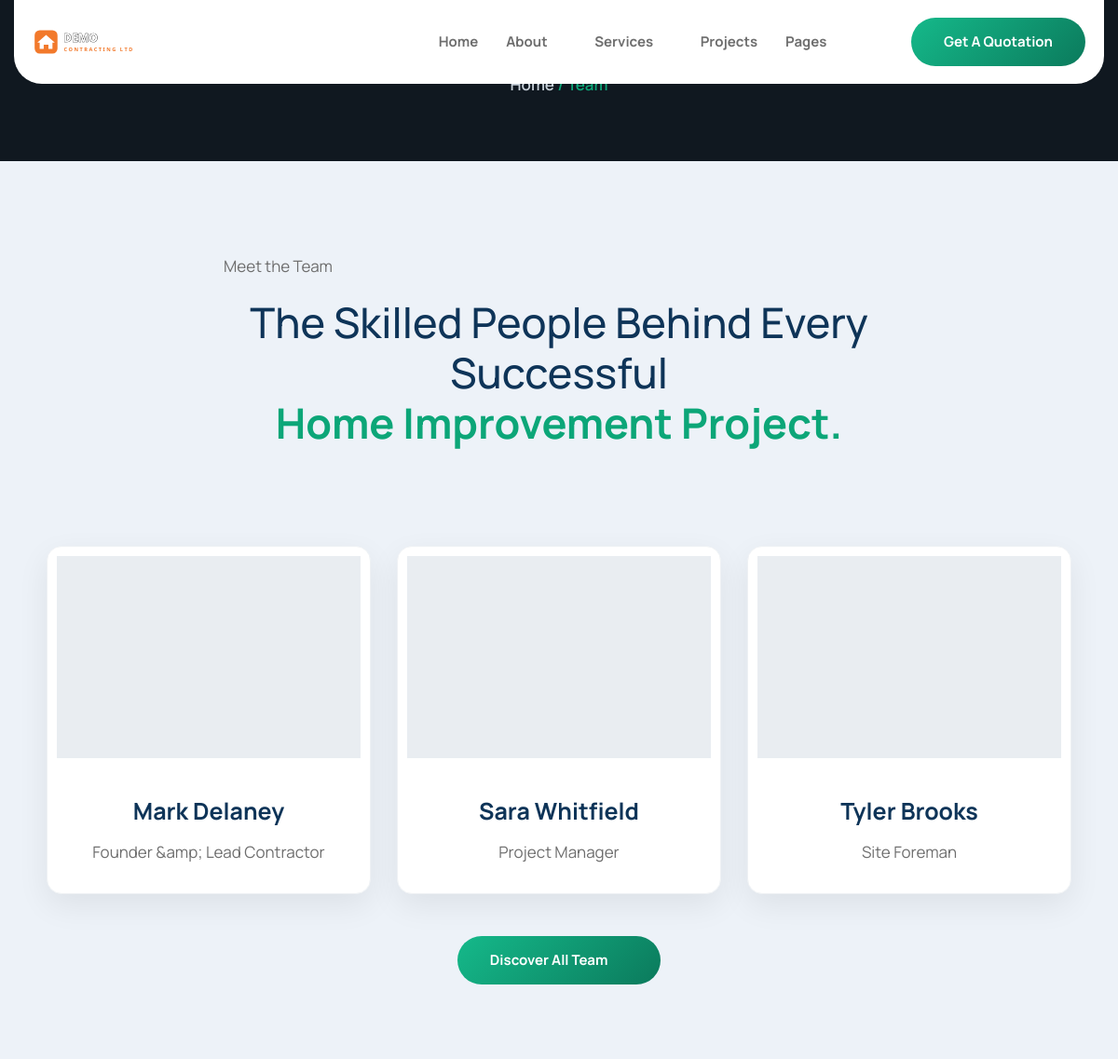
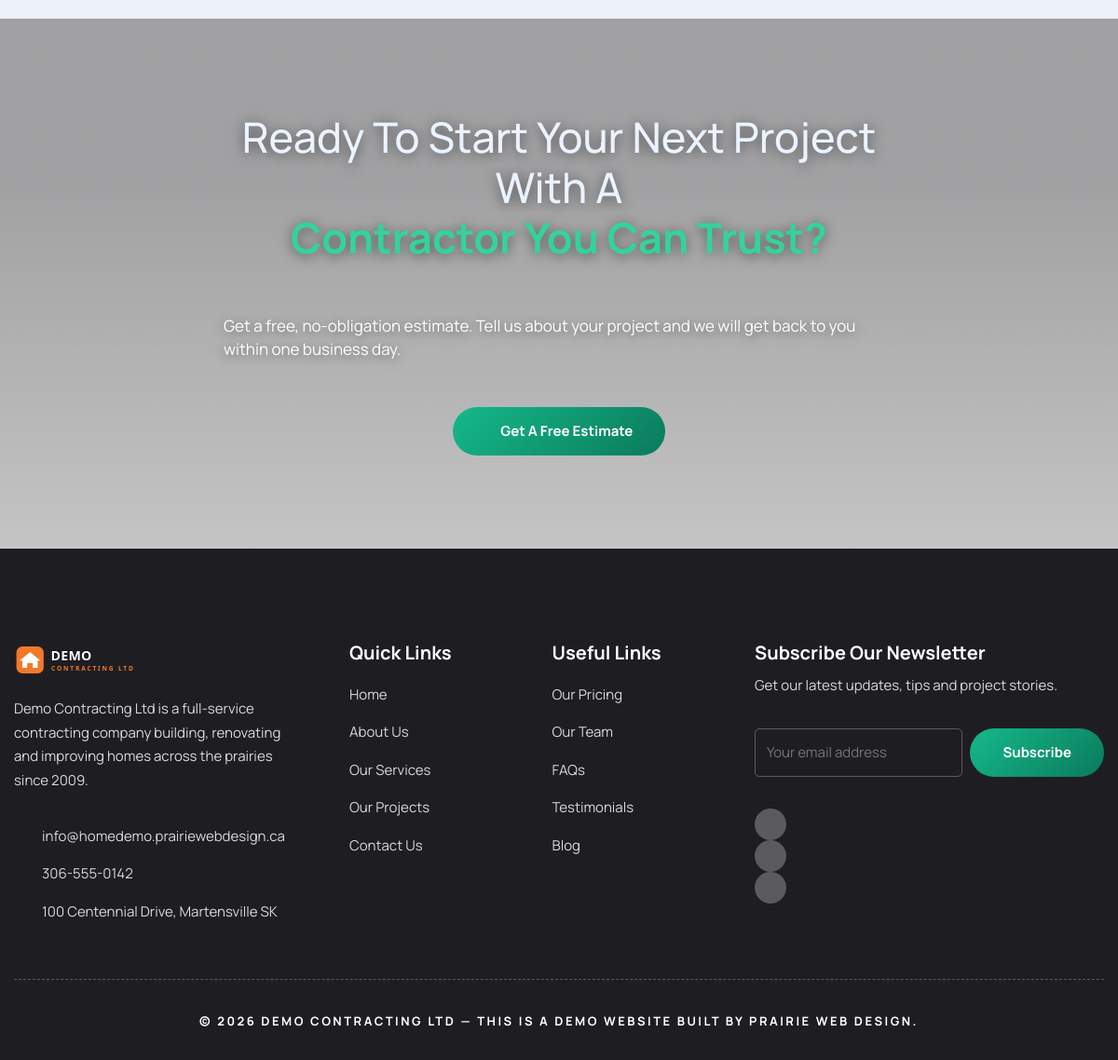
The app's page /team with its own data (2 pictures, top to bottom).
### tables this page shows
CREATE TABLE IF NOT EXISTS content_blocks (
    id         INT UNSIGNED NOT NULL AUTO_INCREMENT,
    block_key  VARCHAR(64)  NOT NULL,
    label      VARCHAR(128) NOT NULL DEFAULT '',
    eyebrow    VARCHAR(191) NULL,
    heading    TEXT         NULL,
    body       TEXT         NULL,
    image      VARCHAR(255) NULL,
    image2     VARCHAR(255) NULL,
    extra      TEXT         NULL,
    bg_image   VARCHAR(255) NULL,
    PRIMARY KEY (id),
    UNIQUE KEY uq_block_key (block_key)
);

CREATE TABLE IF NOT EXISTS items (
    id         INT UNSIGNED NOT NULL AUTO_INCREMENT,
    section    VARCHAR(48)  NOT NULL,
    title      VARCHAR(191) NULL,
    subtitle   VARCHAR(191) NULL,
    body       TEXT         NULL,
    image      VARCHAR(255) NULL,
    icon       VARCHAR(128) NULL,
    value      VARCHAR(128) NULL,
    url        VARCHAR(255) NULL,
    sort_order INT          NOT NULL DEFAULT 0,
    is_active  TINYINT(1)   NOT NULL DEFAULT 1,
    PRIMARY KEY (id),
    KEY idx_section_sort (section, sort_order)
);

### app/views/team.php (called while the page is built, shortened)
<?php
$seo_opts = ['title' => 'Our Team', 'description' => 'Meet the crew behind ' . setting('site_name', SITE_NAME) . '.', 'path' => 'team'];
require __DIR__ . '/partials/header.php';
require __DIR__ . '/partials/breadcrumb.php';
require __DIR__ . '/sections/team.php';
require __DIR__ . '/sections/cta_banner.php';
require __DIR__ . '/partials/footer.php';

### public/index.php (called while the page is built, shortened)
<?php
require_once __DIR__ . '/../app/helpers.php';
$path = parse_url($_SERVER['REQUEST_URI'] ?? '/', PHP_URL_PATH) ?? '/';
$path = trim(rawurldecode($path), '/');
$segments = $path === '' ? [] : explode('/', $path);
$head = $segments[0] ?? '';
$route_id   = null;
$route_slug = null;
switch ($head) {
    case 'team':
        $view = 'team';
        break;
}
render_view($view, ['route_id' => $route_id, 'route_slug' => $route_slug]);

### app/db.php (called while the page is built, shortened)
<?php
function db(): PDO
{
    static $pdo = null;
    if ($pdo instanceof PDO) {
        return $pdo;
    }
    $dsn = 'mysql:host=' . DB_HOST . ';dbname=' . DB_NAME . ';charset=' . DB_CHARSET;
    try {
        $pdo = new PDO($dsn, DB_USER, DB_PASS, [
            PDO::ATTR_ERRMODE            => PDO::ERRMODE_EXCEPTION,
            PDO::ATTR_DEFAULT_FETCH_MODE => PDO::FETCH_ASSOC,
            PDO::ATTR_EMULATE_PREPARES   => false,
        ]);
    } catch (PDOException $e) {
        http_response_code(500);
        if (ini_get('display_errors')) {
            echo 'Database connection failed: ' . htmlspecialchars($e->getMessage());
        } else {
            echo 'The site is temporarily unavailable. Please try again shortly.';
        }
        exit;
    }
    return $pdo;
}

### app/views/sections/team.php (the view, shortened to what this page needs)
<?php
$b       = block('team');
$members = items('team');
?>
<div class="elementor-element elementor-element-5f631e94 e-flex e-con-boxed e-con e-parent ltk-editable" data-settings="{&quot;background_background&quot;:&quot;classic&quot;}">
  <div class="e-con-inner">
    <div class="elementor-element elementor-element-1ade0690 e-con-full e-flex e-con e-child">
      <div class="elementor-element elementor-element-8b5e76 e-flex e-con-boxed e-con e-child">
        <div class="e-con-inner">
          <?= ekit_eyebrow($b['eyebrow']) ?>
          <?= ekit_heading($b['heading'], 'center') ?>
        </div>
      </div>
    </div>
    <div class="elementor-element elementor-element-718f7bbf e-con-full e-flex e-con e-child">
      <?php foreach ($members as $i => $row): $social = $row['url'] ?: '#'; ?>
      <div class="elementor-element e-con-full e-flex e-con e-child animated fadeInUp" data-settings="{&quot;animation&quot;:&quot;fadeInUp&quot;,&quot;animation_delay&quot;:<?= $i * 200 ?>}">
        <div class="elementor-element elementor-widget elementor-widget-elementskit-team" data-widget_type="elementskit-team.default">
          <div class="elementor-widget-container">
            <div class="ekit-wid-con">
              <div class="profile-image-card elementor-animation- ekit-team-img ekit-team-style-overlay text-center">
                <img decoding="async" src="<?= e(img($row['image'])) ?>" title="<?= e($row['title']) ?>" alt="<?= e($row['title']) ?>" loading="lazy">
              </div>
            </div>
          </div>
        </div>
        <div class="elementor-element elementor-widget elementor-widget-icon-box" data-widget_type="icon-box.default">
          <div class="elementor-widget-container"><div class="elementor-icon-box-wrapper"><div class="elementor-icon-box-content">
            <h4 class="elementor-icon-box-title"><span><?= $row['title'] ?></span></h4>
            <p class="elementor-icon-box-description"><?= e($row['subtitle']) ?></p>
          </div></div></div>
        </div>
      </div>
      <?php endforeach; ?>
    </div>
    <div class="elementor-element elementor-element-b63c942 elementor-widget__width-auto elementor-align-center elementor-widget elementor-widget-button" data-widget_type="button.default">
      <div class="elementor-widget-container"><div class="elementor-button-wrapper">
        <a class="elementor-button elementor-button-link elementor-size-sm elementor-animation-float" href="<?= url('about') ?>">
          <span class="elementor-button-content-wrapper"><span class="elementor-button-icon"><i aria-hidden="true" class="icon icon-arrow-right"></i></span><span class="elementor-button-text">Discover All Team</span></span>
        </a>
      </div></div>
    </div>
  </div>
</div>

### app/helpers.php (shortened to what this page needs)
<?php
function e($v): string
{
    return htmlspecialchars((string) $v, ENT_QUOTES, 'UTF-8');
}
function url(string $path = ''): string
{
    $path = ltrim($path, '/');
    return '/' . $path;
}
function img(?string $path, string $fallback = ''): string
{
    $path = trim((string) $path);
    if ($path === '') {
        $path = $fallback;
    }
    if ($path === '') {
        return IMG_PLACEHOLDER;
    }
    return ltrim($path, '/');
}
function settings(): array
{
    static $cache = null;
    if ($cache !== null) {
        return $cache;
    }
    $cache = [];
    try {
        foreach (db()->query('SELECT setting_key, setting_value FROM settings') as $r) {
            $cache[$r['setting_key']] = $r['setting_value'];
        }
    } catch (Throwable $e) {
        $cache = [];
    }
    return $cache;
}
function setting(string $key, string $default = ''): string
{
    $all = settings();
    $val = $all[$key] ?? '';
    return ($val === '' || $val === null) ? $default : $val;
}
function block(string $key): array
{
    static $cache = [];
    $stmt = db()->prepare('SELECT * FROM content_blocks WHERE block_key = ? LIMIT 1');
    $stmt->execute([$key]);
    $row = $stmt->fetch() ?: [];
    $defaults = ['block_key' => $key, 'label' => '', 'eyebrow' => '', 'heading' => '',
        'body' => '', 'image' => '', 'image2' => '', 'extra' => '', 'bg_image' => ''];
    return $cache[$key] = array_merge($defaults, $row);
}
function items(string $section, bool $only_active = true): array
{
    static $cache = [];
    $ck = $section . ($only_active ? ':1' : ':0');
    $sql = 'SELECT * FROM items WHERE section = ?';
    if ($only_active) {
        $sql .= ' AND is_active = 1';
    }
    $sql .= ' ORDER BY sort_order ASC, id ASC';
    $stmt = db()->prepare($sql);
    $stmt->execute([$section]);
    return $cache[$ck] = $stmt->fetchAll();
}
function ekit_eyebrow(string $text): string
{
    return '<div class="elementor-element elementor-icon-list--layout-traditional elementor-widget elementor-widget-icon-list ltk-eyebrow" data-widget_type="icon-list.default">'
        . '<div class="elementor-widget-container"><ul class="elementor-icon-list-items"><li class="elementor-icon-list-item">'
        . '<span class="elementor-icon-list-text">' . e($text) . '</span></li></ul></div></div>';
}
function ekit_heading(string $heading_html, string $align = 'left'): string
{
    $align = $align === 'center' ? 'text_center' : 'text_left';
    return '<div class="elementor-element elementor-widget elementor-widget-elementskit-heading" data-widget_type="elementskit-heading.default">'
        . '<div class="elementor-widget-container"><div class="ekit-wid-con"><div class="ekit-heading elementskit-section-title-wraper ' . $align . '">'
        . '<h2 class="ekit-heading--title elementskit-section-title ">' . $heading_html . '</h2></div></div></div></div>';
}
function render_view(string $name, array $vars = []): void
{
    extract($vars, EXTR_SKIP);
    $file = __DIR__ . '/views/' . $name . '.php';
    require $file;
}

### app/views/sections/cta_banner.php (shortened to what this page needs)
<?php
$b     = block('cta_banner');
$label = $b['extra'] !== '' ? $b['extra'] : 'Contact Us';
$bg    = $b['bg_image'] !== '' ? img($b['bg_image']) : '';
$style = ' style="background-image:' . ($bg !== '' ? "url('" . e($bg) . "')" : 'none') . '"';
?>
<div class="elementor-element elementor-element-276b2e3b e-flex e-con-boxed e-con e-parent ltk-editable" data-settings="{&quot;background_background&quot;:&quot;classic&quot;}"<?= $style ?>>
  <div class="e-con-inner">
    <div class="elementor-element elementor-element-45d8f038 e-flex e-con-boxed e-con e-child">
      <div class="e-con-inner">
        <div class="elementor-element elementor-widget elementor-widget-elementskit-heading animated fadeInUp" data-widget_type="elementskit-heading.default">
          <div class="elementor-widget-container"><div class="ekit-wid-con"><div class="ekit-heading elementskit-section-title-wraper text_center   ekit_heading_tablet-   ekit_heading_mobile-">
            <h2 class="ekit-heading--title elementskit-section-title "><?= $b['heading'] ?></h2>
          </div></div></div>
        </div>
        <?php if ($b['body'] !== ''): ?>
        <div class="elementor-element elementor-widget elementor-widget-text-editor" data-widget_type="text-editor.default">
          <div class="elementor-widget-container"><p><?= e($b['body']) ?></p></div>
        </div>
        <?php endif; ?>
        <div class="elementor-element elementor-widget__width-auto elementor-mobile-align-center elementor-align-center elementor-widget elementor-widget-button" data-widget_type="button.default">
          <div class="elementor-widget-container"><div class="elementor-button-wrapper">
            <a class="elementor-button elementor-button-link elementor-size-sm elementor-animation-float" href="<?= url('contact') ?>">
              <span class="elementor-button-content-wrapper"><span class="elementor-button-icon"><i aria-hidden="true" class="icon icon-arrow-right"></i></span><span class="elementor-button-text"><?= e($label) ?></span></span>
            </a>
          </div></div>
        </div>
      </div>
    </div>
  </div>
</div>

### public/assets/css/anim-up.css (style rules this page uses)
.fadeInUp { animation-name:fadeInUp }

### public/assets/css/anim-float.css (style rules this page uses)
.elementor-animation-float { transition-duration:.3s;transition-property:transform;transition-timing-function:ease-out }

### public/assets/css/w-spacer.css (style rules this page uses)
.e-con { --container-widget-width:100% }

### public/assets/css/site.v16.css (style rules this page uses)
.animated { animation-duration:.8s;animation-fill-mode:both }
.ltk-editable { position:relative }
.elementor-element-90f95a5 .elementor-icon-list-text, .elementor-element-90f95a5 .elementor-widget-text-editor p, .elementor-element-276b2e3b .elementor-widget-text-editor p { color:#fff!important;text-shadow:0 2px 12px rgba(0,0,0,.55) }
.elementor-element-90f95a5 .ekit-heading--title, .elementor-element-276b2e3b .ekit-heading--title { color:#eaf3ff!important;text-shadow:0 2px 14px rgba(0,0,0,.55) }
.elementor-element-90f95a5 .ekit-heading--title span span, .elementor-element-276b2e3b .ekit-heading--title span span { color:#34d399!important }
.elementor-kit-8 { --e-global-color-4da9a17:#1e1e22; --e-global-color-0a2c89e:#1e1e22d6; --e-global-color-c9da145:#1e1e2285; --e-global-color-a399dc2:#1e1e2242; }
.elementor-1232 .ekit-heading--title span span, .elementor-1674 .ekit-heading--title span span { color:#0ca678 }
.elementor-button,.elementskit-btn { background:linear-gradient(135deg,#15b98a,#0b7a5c)!important;color:#fff!important;border:0!important }
.elementor-element-5f631e94 .elementor-element-718f7bbf { display:grid!important;grid-template-columns:repeat(auto-fit,minmax(260px,1fr))!important;gap:28px!important;max-width:1100px;margin:40px auto 0 }
.elementor-element-5f631e94 .elementor-element-718f7bbf > .elementor-element { margin:0!important;width:auto!important;background:#fff!important;border:1px solid #eef1f4;border-radius:16px;box-shadow:0 12px 34px rgba(0,0,0,.07)!important;overflow:hidden }
.elementor-element-5f631e94 .profile-image-card,.elementor-element-5f631e94 .profile-image-card img { width:100%!important;display:block }
.elementor-element-5f631e94 .elementor-element-718f7bbf .elementor-widget-icon-box { padding:14px 14px 22px!important }

### records on screen
content_blocks: eyebrow "Meet the Team", heading "The Skilled People Behind Every Successful Home Improvement Project."
items: title "Mark Delaney", subtitle "Founder &amp; Lead Contractor"
items: title "Sara Whitfield", subtitle "Project Manager"
items: title "Tyler Brooks", subtitle "Site Foreman"
content_blocks: heading "Ready To Start Your Next Project With A Contractor You Can Trust?", body "Get a free, no-obligation estimate. Tell us about your project and we will get back to you within one business day."

### other values on screen
$c[0] "Home"
$c[0] "Team"
$label "Get A Free Estimate"
$fabout "Demo Contracting Ltd is a full-service contracting company building, renovating and improving homes across the prairies since 2009."
$email "info@homedemo.prairiewebdesign.ca"
$phone "306-555-0142"
$addr "100 Centennial Drive, Martensville SK"
$l[0] "Home"
$l[0] "About Us"
$l[0] "Our Services"
$l[0] "Our Projects"
$l[0] "Contact Us"
$l[0] "Our Pricing"
$l[0] "Our Team"
$l[0] "FAQs"
